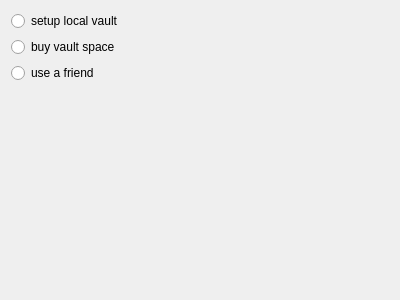
<?xml version="1.0" encoding="UTF-8"?>
<ui version="4.0">
 <class>options</class>
 <widget class="QWidget" name="options">
  <property name="geometry">
   <rect>
    <x>0</x>
    <y>0</y>
    <width>400</width>
    <height>300</height>
   </rect>
  </property>
  <property name="windowTitle">
   <string>Form</string>
  </property>
  <layout class="QVBoxLayout" name="verticalLayout">
   <item>
    <widget class="QRadioButton" name="local">
     <property name="text">
      <string>setup local vault</string>
     </property>
    </widget>
   </item>
   <item>
    <widget class="QRadioButton" name="buy">
     <property name="text">
      <string>buy vault space</string>
     </property>
    </widget>
   </item>
   <item>
    <widget class="QRadioButton" name="borrow">
     <property name="text">
      <string>use a friend</string>
     </property>
    </widget>
   </item>
   <item>
    <spacer name="verticalSpacer">
     <property name="orientation">
      <enum>Qt::Vertical</enum>
     </property>
     <property name="sizeHint" stdset="0">
      <size>
       <width>20</width>
       <height>40</height>
      </size>
     </property>
    </spacer>
   </item>
  </layout>
 </widget>
 <resources/>
 <connections/>
</ui>
